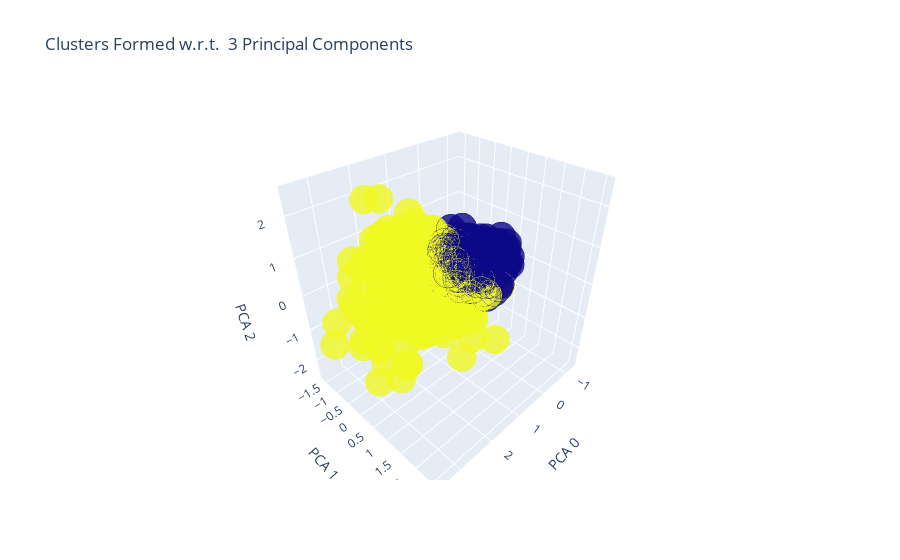

Notebook code cell kept with this figure:
### Code cell
kmeans = KMeans(n_clusters = 2, init = 'k-means++', random_state = 42)
kmeans.fit(X_pcs_2[:,:3])
y_label = kmeans.predict(X_pcs_2[:,:3])

Cluster3D(X_pcs_2[:,:3],y_label)
print("Silhouette Score:\t",silhouette_score(X_pcs_2[:,:3], y_label))

### Figure 1 — Plotly figure (JSON) as saved in the notebook; plotly's stock layout.template omitted (floating-point values rounded to 4 significant figures; data arrays with more than 128 entries replaced by an {"elided": "..."} marker saying what was removed)
{"data": [{"marker": {"color": {"elided": "1998 int values"}, "line": {"color": {"elided": "1998 int values"}, "width": 12}, "opacity": 0.8, "size": 10}, "mode": "markers", "x": {"elided": "1998 float values"}, "y": {"elided": "1998 float values"}, "z": {"elided": "1998 float values"}, "type": "scatter3d"}], "layout": {"scene": {"xaxis": {"title": {"text": "PCA 0"}, "type": "linear"}, "yaxis": {"title": {"text": "PCA 1"}, "type": "linear"}, "zaxis": {"title": {"text": "PCA 2"}, "type": "linear"}, "aspectratio": {"x": 1.034, "y": 0.9001, "z": 1.074}, "aspectmode": "auto"}, "title": {"text": "Clusters Formed w.r.t.  3 Principal Components"}, "autosize": true}}
